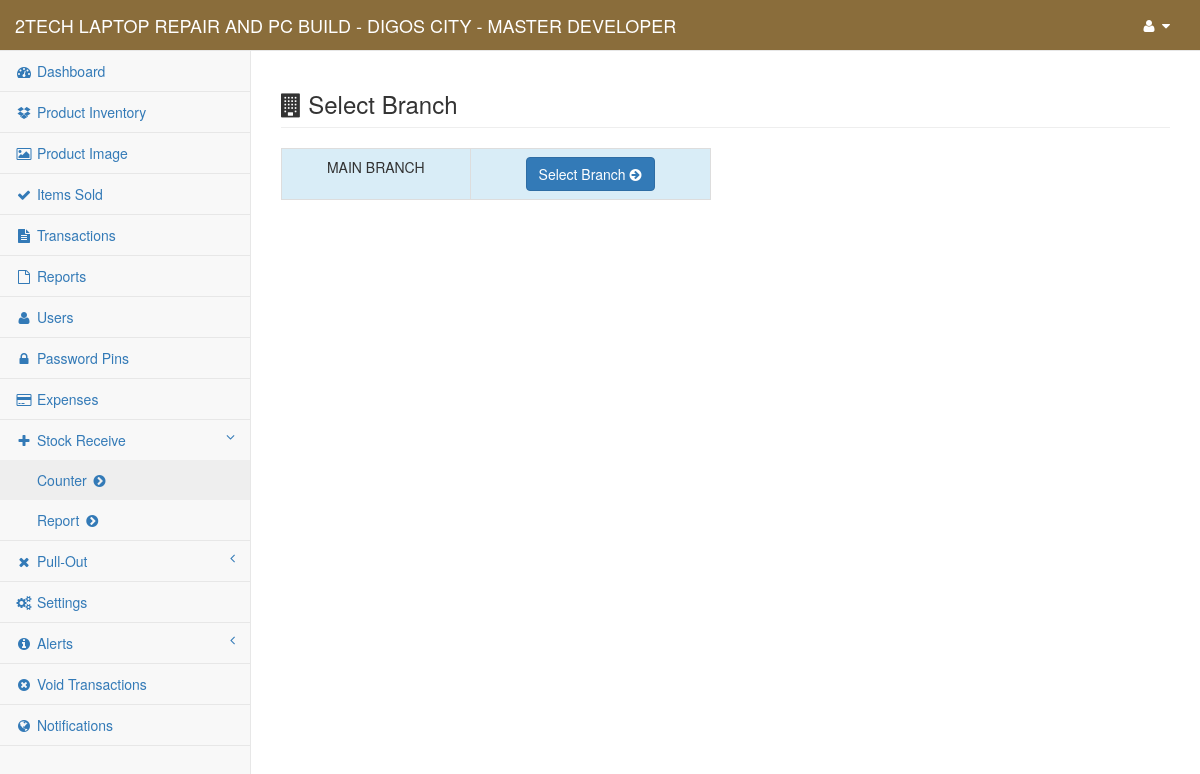
Page /content/admin/select_branch?cd=restock_counter (signed in) on the committed database.
### tables this page shows
CREATE TABLE `gy_my_project` (
  `gy_project` int(1) NOT NULL,
  `gy_project_name` text NOT NULL,
  `gy_project_address` text NOT NULL,
  `gy_system_title` text NOT NULL,
  `gy_year_origin` datetime NOT NULL
);

CREATE TABLE `gy_user` (
  `gy_user_id` int(10) NOT NULL,
  `gy_user_code` varchar(8) NOT NULL,
  `gy_full_name` varchar(255) NOT NULL,
  `gy_username` varchar(50) NOT NULL,
  `gy_password` varchar(100) NOT NULL,
  `gy_user_type` int(5) NOT NULL,
  `gy_user_status` int(1) NOT NULL,
  `gy_branch_id` int(11) NOT NULL
);

CREATE TABLE `gy_branch` (
  `gy_branch_id` int(11) NOT NULL,
  `gy_branch_name` text NOT NULL
);

### conf/my_project.php (called while the page is built, shortened)
<?php
	include 'conn.php';
	$find_my_data=$link->query("SELECT * From `gy_my_project` Where `gy_project`='1'");
	$my_project_detail=$find_my_data->fetch_array();
	$my_project_name = $my_project_detail['gy_project_name'];
?>

### content/admin/session.php (called while the page is built, shortened)
<?php
    $user_id = $_SESSION['fus_user_id'];
    $identify_user=$link->query("Select * From `gy_user` Where `gy_user_id`='$user_id'");
    $row=$identify_user->fetch_array();
    $user_info = $row['gy_full_name'];
?>

### content/admin/select_branch.php (the view, shortened to what this page needs)
<?php
    include("../../conf/function.php");
    include("session.php");
    include("../../conf/my_project.php");
    $my_project_header_title = "Select Branch";
    $redirect = @$_GET['cd'];
?>
<!DOCTYPE html>
<html lang="en">
    <?php include 'head.php'; ?>
<body>
    <div id="wrapper">
        <?php include 'nav.php'; ?>
        <?php include('modal.php');?>
        <div id="page-wrapper">
            <div class="row">
                <div class="col-lg-12">
                    <h3 class="page-header"><i class="fa fa-building"></i> <?php echo $my_project_header_title; ?></h3>
                </div>
            </div>
            <div class="row">
                <div class="col-md-6">
                    <div class="table-responsive">
                        <table class="table table-striped table-bordered table-hover">
                            <tbody>
                                <?php
                                    $getbranch=$link->query("SELECT * From `gy_branch` Order By `gy_branch_id` ASC");
                                    while ($branches=$getbranch->fetch_array()) {
                                ?>
                                <tr class="info">
                                    <td class="text-uppercase"><center><?= $branches['gy_branch_name']; ?></center></td>
                                    <td><center><a href="<?= $redirect.'?br_id='.$branches['gy_branch_id']; ?>" title="click to show details ..."><button type="button" class="btn btn-primary">Select Branch <i class="fa fa-arrow-circle-right"></i></button></a></center></td>
                                </tr>
                            <?php } ?>
                            </tbody>
                        </table>
                    </div>
                </div>
            </div>
        </div>
    </div>
</body>
</html>

### content/admin/nav.php (shortened to what this page needs)
<nav class="navbar navbar-default navbar-static-top" role="navigation" style="margin-bottom: 0; background-color: #8a6d3b; color: #fff;">
    <div class="navbar-header">
        <a class="navbar-brand" href="index"><span style="text-transform: uppercase; color: #fff;"><?php echo $my_project_name; ?> <?php echo $my_project_title; ?> - <?php echo $user_info ?></span></a>
    </div>
    <div class="full-right">
    <ul class="nav navbar-top-links navbar-right">
        <li class="dropdown">
            <a class="dropdown-toggle" data-toggle="dropdown" id="navi" href="#">
                <i class="fa fa-user fa-fw"></i>  <i class="fa fa-caret-down"></i>
            </a>
        </li>
    </ul>
    </div>
        <?php include("side-panel.php"); ?>
</nav>

### content/admin/nav.php (style rules this page uses)
#navi { color: #fff; }

### rows in the picture
gy_my_project: gy_project_name "2TECH LAPTOP REPAIR AND PC BUILD - DIGOS CITY"
gy_user: gy_full_name "MASTER DEVELOPER"
gy_branch: gy_branch_name "MAIN BRANCH"

### other values in the picture
$my_project_header_title "Select Branch"
